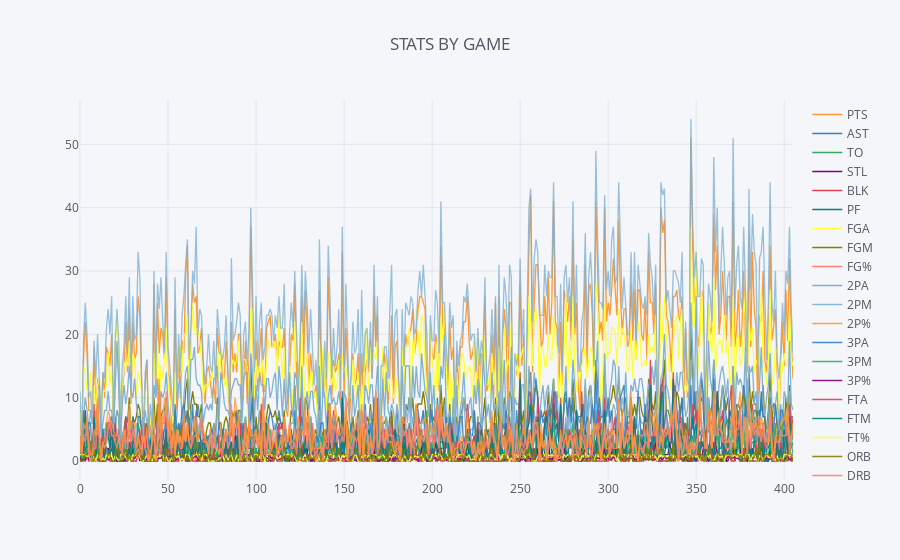

Notebook cell for this chart:
### Code cell
beal.iplot(x='game_num',y=['PTS', 'AST', 'TO', 'STL', 'BLK', 'PF', 'FGA', 'FGM', 'FG%', '2PA',
       '2PM', '2P%', '3PA', '3PM', '3P%', 'FTA', 'FTM', 'FT%', 'ORB', 'DRB',
       'TRB', 'Ostats', 'Dstats'],title= 'STATS BY GAME')

### Figure 1 — Plotly figure (JSON) as saved in the notebook; plotly's stock layout.template omitted (floating-point values rounded to 4 significant figures; data arrays with more than 128 entries replaced by an {"elided": "..."} marker saying what was removed)
{"data": [{"line": {"color": "rgba(255, 153, 51, 1.0)", "dash": "solid", "shape": "linear", "width": 1.3}, "mode": "lines", "name": "PTS", "text": "", "type": "scatter", "uid": "9a840f30-5c2a-4df1-9973-7b8f558de275", "x": {"elided": "406 int values"}, "y": {"elided": "406 int values"}}, {"line": {"color": "rgba(55, 128, 191, 1.0)", "dash": "solid", "shape": "linear", "width": 1.3}, "mode": "lines", "name": "AST", "text": "", "type": "scatter", "uid": "6d4d6ac1-73af-4e2c-8567-f64f62d322c4", "x": {"elided": "406 int values"}, "y": {"elided": "406 int values"}}, {"line": {"color": "rgba(50, 171, 96, 1.0)", "dash": "solid", "shape": "linear", "width": 1.3}, "mode": "lines", "name": "TO", "text": "", "type": "scatter", "uid": "8e8b8151-8163-430d-9899-71de32cb766e", "x": {"elided": "406 int values"}, "y": {"elided": "406 int values"}}, {"line": {"color": "rgba(128, 0, 128, 1.0)", "dash": "solid", "shape": "linear", "width": 1.3}, "mode": "lines", "name": "STL", "text": "", "type": "scatter", "uid": "3eca91bf-7605-4563-a520-0fd8a404c31d", "x": {"elided": "406 int values"}, "y": {"elided": "406 int values"}}, {"line": {"color": "rgba(219, 64, 82, 1.0)", "dash": "solid", "shape": "linear", "width": 1.3}, "mode": "lines", "name": "BLK", "text": "", "type": "scatter", "uid": "0342c6dc-dea0-4e24-9058-48d198395744", "x": {"elided": "406 int values"}, "y": {"elided": "406 int values"}}, {"line": {"color": "rgba(0, 128, 128, 1.0)", "dash": "solid", "shape": "linear", "width": 1.3}, "mode": "lines", "name": "PF", "text": "", "type": "scatter", "uid": "ab74201f-e817-4344-a4c2-421cc85d54df", "x": {"elided": "406 int values"}, "y": {"elided": "406 int values"}}, {"line": {"color": "rgba(255, 255, 51, 1.0)", "dash": "solid", "shape": "linear", "width": 1.3}, "mode": "lines", "name": "FGA", "text": "", "type": "scatter", "uid": "6fe31570-231b-4323-8793-d2a9c7454d0e", "x": {"elided": "406 int values"}, "y": {"elided": "406 int values"}}, {"line": {"color": "rgba(128, 128, 0, 1.0)", "dash": "solid", "shape": "linear", "width": 1.3}, "mode": "lines", "name": "FGM", "text": "", "type": "scatter", "uid": "08995798-fb09-4d5d-88fa-dc3fd6c5c1cc", "x": {"elided": "406 int values"}, "y": {"elided": "406 int values"}}, {"line": {"color": "rgba(251, 128, 114, 1.0)", "dash": "solid", "shape": "linear", "width": 1.3}, "mode": "lines", "name": "FG%", "text": "", "type": "scatter", "uid": "51d083de-aa3b-4125-8c83-90a743384f20", "x": {"elided": "406 int values"}, "y": {"elided": "406 float values"}}, {"line": {"color": "rgba(128, 177, 211, 1.0)", "dash": "solid", "shape": "linear", "width": 1.3}, "mode": "lines", "name": "2PA", "text": "", "type": "scatter", "uid": "ce18f77d-854a-4ab5-a96e-466419687c7d", "x": {"elided": "406 int values"}, "y": {"elided": "406 int values"}}, {"line": {"color": "rgba(128, 177, 211, 0.8999999999999999)", "dash": "solid", "shape": "linear", "width": 1.3}, "mode": "lines", "name": "2PM", "text": "", "type": "scatter", "uid": "e9e24fec-20cc-484c-bf65-352d19a0a951", "x": {"elided": "406 int values"}, "y": {"elided": "406 int values"}}, {"line": {"color": "rgba(255, 153, 51, 0.8999999999999999)", "dash": "solid", "shape": "linear", "width": 1.3}, "mode": "lines", "name": "2P%", "text": "", "type": "scatter", "uid": "be185eb1-4758-41ea-8dc8-54e4f06bd6e4", "x": {"elided": "406 int values"}, "y": {"elided": "406 float values"}}, {"line": {"color": "rgba(55, 128, 191, 0.8999999999999999)", "dash": "solid", "shape": "linear", "width": 1.3}, "mode": "lines", "name": "3PA", "text": "", "type": "scatter", "uid": "c9b62374-9255-4a1a-8237-8ac2d8afb4be", "x": {"elided": "406 int values"}, "y": {"elided": "406 int values"}}, {"line": {"color": "rgba(50, 171, 96, 0.8999999999999999)", "dash": "solid", "shape": "linear", "width": 1.3}, "mode": "lines", "name": "3PM", "text": "", "type": "scatter", "uid": "bd74630a-1d35-498d-9e94-4d04d0017caf", "x": {"elided": "406 int values"}, "y": {"elided": "406 int values"}}, {"line": {"color": "rgba(128, 0, 128, 0.8999999999999999)", "dash": "solid", "shape": "linear", "width": 1.3}, "mode": "lines", "name": "3P%", "text": "", "type": "scatter", "uid": "11be439d-8469-4c4b-860a-790c32dbc13c", "x": {"elided": "406 int values"}, "y": {"elided": "406 float values"}}, {"line": {"color": "rgba(219, 64, 82, 0.8999999999999999)", "dash": "solid", "shape": "linear", "width": 1.3}, "mode": "lines", "name": "FTA", "text": "", "type": "scatter", "uid": "8724543d-5e1f-45da-83a2-614436dc626d", "x": {"elided": "406 int values"}, "y": {"elided": "406 int values"}}, {"line": {"color": "rgba(0, 128, 128, 0.8999999999999999)", "dash": "solid", "shape": "linear", "width": 1.3}, "mode": "lines", "name": "FTM", "text": "", "type": "scatter", "uid": "e6baf7e0-b7f4-4d4c-b48d-6436e73e10ba", "x": {"elided": "406 int values"}, "y": {"elided": "406 int values"}}, {"line": {"color": "rgba(255, 255, 51, 0.8999999999999999)", "dash": "solid", "shape": "linear", "width": 1.3}, "mode": "lines", "name": "FT%", "text": "", "type": "scatter", "uid": "19b3e610-402c-4832-8d99-83c2437d818f", "x": {"elided": "406 int values"}, "y": {"elided": "406 float values"}}, {"line": {"color": "rgba(128, 128, 0, 0.8999999999999999)", "dash": "solid", "shape": "linear", "width": 1.3}, "mode": "lines", "name": "ORB", "text": "", "type": "scatter", "uid": "6ce30d2e-0834-4e3f-a0b7-f7a07a65e947", "x": {"elided": "406 int values"}, "y": {"elided": "406 int values"}}, {"line": {"color": "rgba(251, 128, 114, 0.8999999999999999)", "dash": "solid", "shape": "linear", "width": 1.3}, "mode": "lines", "name": "DRB", "text": "", "type": "scatter", "uid": "3f951035-7d5b-48c2-884f-fd03fa3de539", "x": {"elided": "406 int values"}, "y": {"elided": "406 int values"}}, {"line": {"color": "rgba(251, 128, 114, 0.7999999999999998)", "dash": "solid", "shape": "linear", "width": 1.3}, "mode": "lines", "name": "TRB", "text": "", "type": "scatter", "uid": "2ae85301-48e6-4f2f-99c7-369c50ea6e6f", "x": {"elided": "406 int values"}, "y": {"elided": "406 int values"}}, {"line": {"color": "rgba(128, 177, 211, 0.7999999999999998)", "dash": "solid", "shape": "linear", "width": 1.3}, "mode": "lines", "name": "Ostats", "text": "", "type": "scatter", "uid": "5c9c94c7-ff87-4d99-a98d-8458d93e6a40", "x": {"elided": "406 int values"}, "y": {"elided": "406 int values"}}, {"line": {"color": "rgba(255, 153, 51, 0.7999999999999998)", "dash": "solid", "shape": "linear", "width": 1.3}, "mode": "lines", "name": "Dstats", "text": "", "type": "scatter", "uid": "e17c33f2-504e-4961-a151-567a6414c98e", "x": {"elided": "406 int values"}, "y": {"elided": "406 int values"}}], "layout": {"legend": {"bgcolor": "#F5F6F9", "font": {"color": "#4D5663"}}, "paper_bgcolor": "#F5F6F9", "plot_bgcolor": "#F5F6F9", "title": {"font": {"color": "#4D5663"}, "text": "STATS BY GAME"}, "xaxis": {"gridcolor": "#E1E5ED", "showgrid": true, "tickfont": {"color": "#4D5663"}, "title": {"font": {"color": "#4D5663"}, "text": ""}, "zerolinecolor": "#E1E5ED"}, "yaxis": {"gridcolor": "#E1E5ED", "showgrid": true, "tickfont": {"color": "#4D5663"}, "title": {"font": {"color": "#4D5663"}, "text": ""}, "zerolinecolor": "#E1E5ED"}}}
